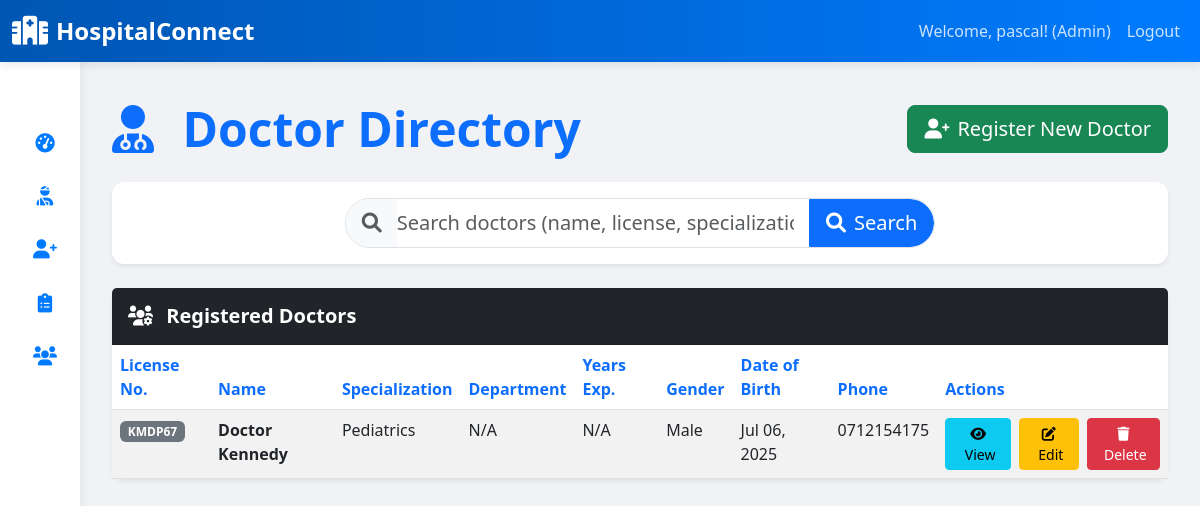
Page /doctors/ (signed in) on the earlier database version.
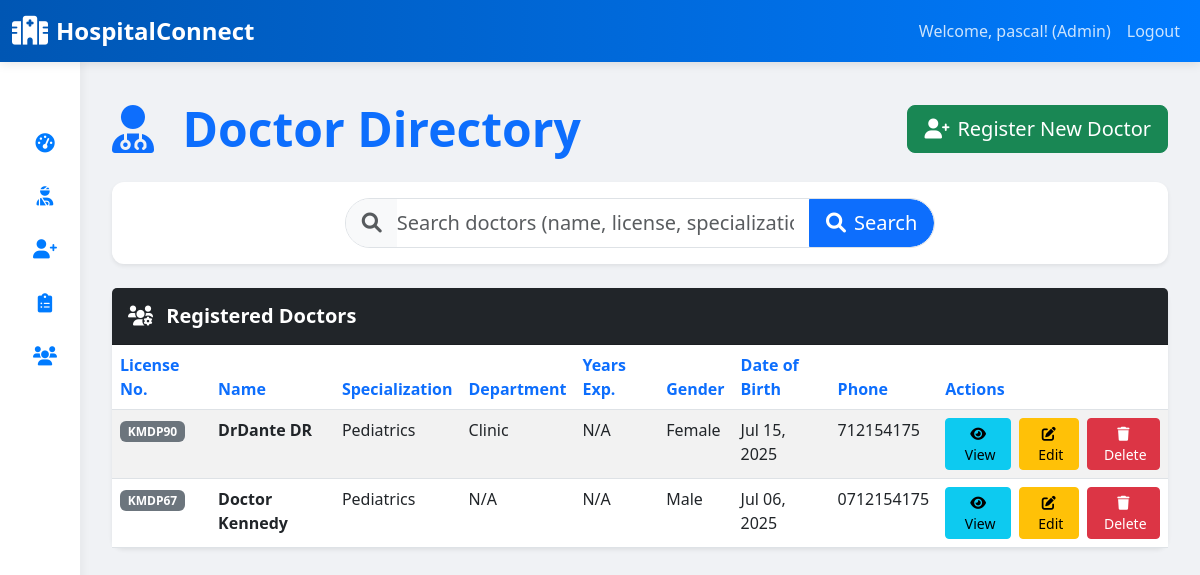
Same page on the later database version.
### clinical_app/models.py (models this page shows, shortened)
class Doctor(models.Model):
    user = models.OneToOneField(User, on_delete=models.CASCADE, primary_key=True, limit_choices_to={'user_type': 'doctor'})
    specialization = models.CharField(max_length=100)
    medical_license_number = models.CharField(max_length=50, unique=True)
    department = models.ForeignKey('Department', on_delete=models.SET_NULL, null=True, blank=True)
    years_of_experience = models.IntegerField(default=0, null=True, blank=True, help_text="Years of experience as a doctor.")

class User(AbstractUser):
    USER_TYPE_CHOICES = (
        ('admin', 'Administrator'),
        ('doctor', 'Doctor'),
        ('nurse', 'Nurse'),
        ('pharmacist', 'Pharmacist'),
        ('lab_tech', 'Lab Technician'),
        ('radiologist', 'Radiologist'),
        ('patient', 'Patient'),
        ('receptionist', 'Receptionist'),
        ('procurement_officer', 'Procurement Officer'),
    )
    user_type = models.CharField(max_length=20, choices=USER_TYPE_CHOICES, default='patient')
    phone_number = models.CharField(max_length=20, blank=True, null=True)
    address = models.TextField(blank=True, null=True)
    date_of_birth = models.DateField(blank=True, null=True)
    gender_choices = (
        ('male', 'Male'),
        ('female', 'Female'),
    )
    gender = models.CharField(max_length=10, choices=gender_choices, blank=True, null=True)
    groups = models.ManyToManyField(
        'auth.Group',
        verbose_name=('groups'),
        blank=True,
        help_text=(
            'The groups this user belongs to. A user will get all permissions '
            'granted to each of their groups.'
        ),
        related_name="clinical_app_user_set", # Changed this line
        related_query_name="clinical_app_user",
    )
    user_permissions = models.ManyToManyField(
        'auth.Permission',
        verbose_name=('user permissions'),
        blank=True,
        help_text=('Specific permissions for this user.'),
        related_name="clinical_app_user_permissions_set", # Changed this line
        related_query_name="clinical_app_user",
    )

class Department(models.Model):
    CLINICAL = 'Clinical'
    ADMINISTRATIVE = 'Administrative'
    DIAGNOSTIC = 'Diagnostic'
    SUPPORT = 'Support'
    EMERGENCY = 'Emergency'
    SURGICAL = 'Surgical'
    DEPARTMENT_TYPE_CHOICES = [
        (CLINICAL, 'Clinical Services'),
        (ADMINISTRATIVE, 'Administrative Services'),
        (DIAGNOSTIC, 'Diagnostic Services'),
        (SUPPORT, 'Support Services'),
        (EMERGENCY, 'Emergency Services'),
        (SURGICAL, 'Surgical Services'),
    ]
    name = models.CharField(max_length=100, unique=True,
                            help_text="The official name of the department (e.g., 'Pediatrics', 'Radiology').")
    description = models.TextField(blank=True, null=True,
                                   help_text="A brief overview of the department's functions and scope.")
    department_type = models.CharField(max_length=50, choices=DEPARTMENT_TYPE_CHOICES, default=CLINICAL,
                                       help_text="Category of the department (e.g., Clinical, Administrative).")
    head_of_department = models.ForeignKey(User, on_delete=models.SET_NULL, null=True, blank=True,
                                           related_name='departments_headed',
                                           help_text="The lead or head of this department.")
    contact_phone = models.CharField(max_length=20, blank=True, null=True,
                                     help_text="Primary phone number for direct departmental contact.")
    contact_email = models.EmailField(max_length=254, blank=True, null=True,
                                      help_text="Primary email address for the department.")
    location = models.CharField(max_length=255, blank=True, null=True,
                                help_text="Physical location within the hospital (e.g., 'Ground Floor, East Wing', 'Building C, Level 2').")
    floor_number = models.IntegerField(blank=True, null=True,
                                       help_text="The floor number where the department is located.")
    staff_count = models.IntegerField(blank=True, null=True,
                                      help_text="Approximate total number of staff members in the department.")
    annual_budget = models.DecimalField(max_digits=12, decimal_places=2, default=0.00,
                                        help_text="The allocated annual budget for this department. Useful for procurement tracking.")
    is_active = models.BooleanField(default=True,
                                    help_text="Designates whether this department is currently operational and active.")
    created_at = models.DateTimeField(auto_now_add=True)
    updated_at = models.DateTimeField(auto_now=True)
    class Meta:
        verbose_name = "Department"
        verbose_name_plural = "Departments"
        ordering = ['name']

### clinical_app/views.py (the view, shortened to what this page needs)
# urls.py: path('doctors/', views.DoctorListView.as_view(), name='doctor_list'),
class DoctorListView(LoginRequiredMixin, IsMedicalStaffMixin, ListView):
    model = Doctor # <--- CORRECTED: Should be Doctor, not Patient
    template_name = 'clinical_app/doctor_list.html'
    context_object_name = 'doctors'
    paginate_by = 10
    ordering = ['user__last_name', 'user__first_name']
    def get_queryset(self):
        queryset = super().get_queryset().select_related('user', 'department')
        query = self.request.GET.get('q')
        return queryset

### clinical_app/views.py (called while the page is built)
    def test_func(self):
        return self.request.user.is_authenticated and \
               self.request.user.user_type in ['doctor', 'nurse', 'lab_tech', 'radiologist', 'pharmacist', 'admin']

### clinical_app/templates/clinical_app/doctor_list.html (shortened to what the changed rows need)
{% extends "clinical_app/base.html" %}
{% block content %}
<div class="container-fluid py-4">
    <div class="d-flex justify-content-between align-items-center mb-4">
        <h1 class="display-5 fw-bold text-primary mb-0">
            <i class="fas fa-user-md me-3"></i> Doctor Directory
        </h1>
    </div>
    {% if doctors %}
        <div class="card shadow-sm">
            <div class="card-body p-0">
                <div class="table-responsive">
                    <table class="table table-striped table-hover mb-0">
                        <thead class="bg-light">
                            <tr>
                                <th scope="col" class="text-primary">License No.</th>
                                <th scope="col" class="text-primary">Name</th>
                                <th scope="col" class="text-primary">Specialization</th>
                                <th scope="col" class="text-primary">Department</th>
                                <th scope="col" class="text-primary">Years Exp.</th>
                                <th scope="col" class="text-primary">Gender</th>
                                <th scope="col" class="text-primary">Date of Birth</th>
                                <th scope="col" class="text-primary">Phone</th>
                                <th scope="col" class="text-primary">Actions</th>
                            </tr>
                        </thead>
                        <tbody>
                            {% for doctor in doctors %}
                            <tr>
                                <td><span class="badge bg-secondary text-white">{{ doctor.medical_license_number }}</span></td>
                                <td><a href="{% url 'doctor_detail' doctor.pk %}" class="text-decoration-none text-dark fw-semibold">{{ doctor.user.get_full_name }}</a></td>
                                <td>{{ doctor.specialization|default:"N/A" }}</td>
                                <td>{{ doctor.department.name|default:"N/A" }}</td>
                                <td>{{ doctor.years_of_experience|default:"N/A" }}</td>
                                <td>{{ doctor.user.get_gender_display }}</td>
                                <td>{{ doctor.user.date_of_birth|date:"M d, Y"|default:"N/A" }}</td>
                                <td>{{ doctor.user.phone_number|default:"N/A" }}</td>
                                <td>
                                    <div class="d-flex gap-2">
                                        <a href="{% url 'doctor_detail' doctor.pk %}" class="btn btn-info btn-sm" data-bs-toggle="tooltip" data-bs-placement="top" title="View Doctor Details">
                                            <i class="fas fa-eye"></i> <span class="d-none d-md-inline ms-1">View</span>
                                        </a>
                                        <a href="{% url 'doctor_update' doctor.pk %}" class="btn btn-warning btn-sm" data-bs-toggle="tooltip" data-bs-placement="top" title="Edit Doctor Information">
                                            <i class="fas fa-edit"></i> <span class="d-none d-md-inline ms-1">Edit</span>
                                        </a>
                                        {% if user.user_type == 'admin' %}
                                            <a href="{% url 'doctor_delete' doctor.pk %}" class="btn btn-danger btn-sm" data-bs-toggle="tooltip" data-bs-placement="top" title="Delete Doctor" onclick="return confirm('Are you sure you want to delete Dr. {{ doctor.user.get_full_name }}?');">
                                                <i class="fas fa-trash"></i> <span class="d-none d-md-inline ms-1">Delete</span>
                                            </a>
                                        {% endif %}
                                    </div>
                                </td>
                            </tr>
                            {% endfor %}
                        </tbody>
                    </table>
                </div>
            </div>
        </div>
    {% endif %}
</div>
{% endblock %}

Differences in the rows shown:
added Doctor: medical_license_number "KMDP90", user.get_full_name "DrDante DR", specialization "Pediatrics", department.name "Clinic", years_of_experience "N/A", user.gender "Female", user.date_of_birth "Jul 15, 2025", user.phone_number "712154175"
